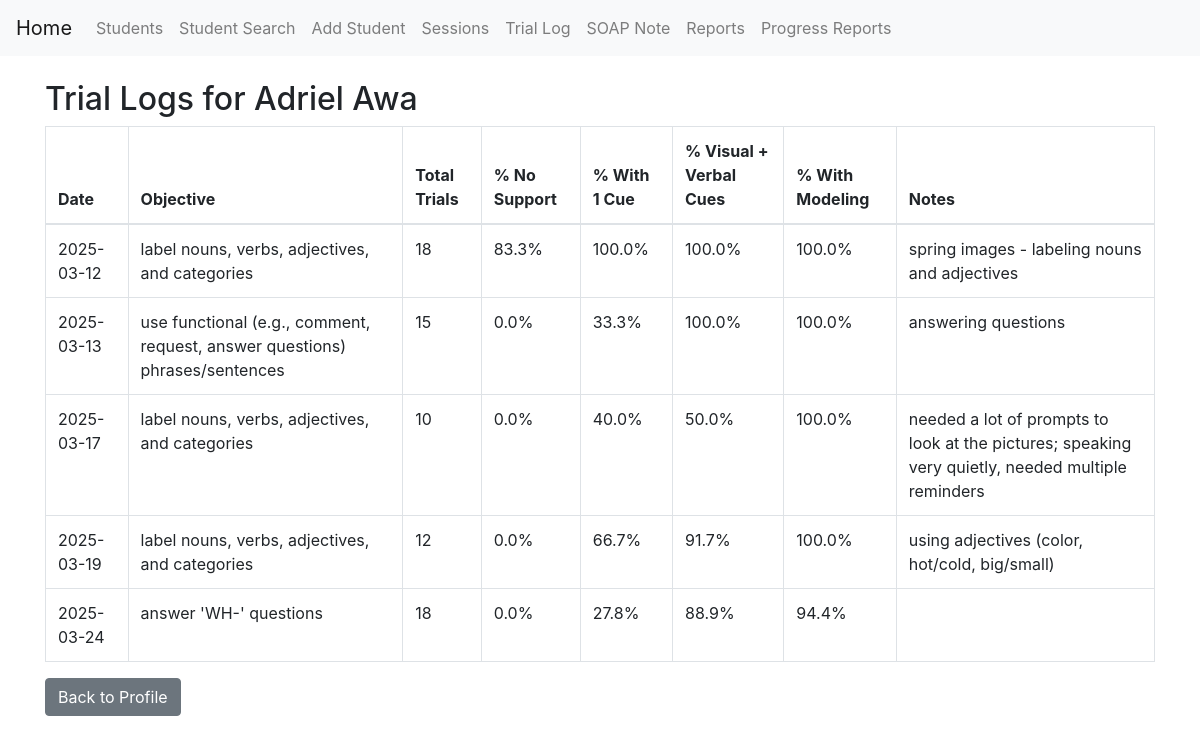
Page /student/5/trial_logs on the committed database.
### models.py (models this page shows)
class Student(db.Model):
    __tablename__ = 'student'
    student_id = db.Column(db.Integer, primary_key=True)
    first_name = db.Column(db.String(255), nullable=False)
    last_name = db.Column(db.String(255), nullable=False)
    reevaluation_date = db.Column(db.Date)
    annual_review_date = db.Column(db.Date)
    monthly_services = db.Column(db.String(255))
    grade = db.Column(db.String(255))
    preferred_name = db.Column(db.String(255))
    pronouns = db.Column(db.String(50))  # NEW FIELD
    active = db.Column(db.Boolean, default=True)
    sessions = db.relationship('Session', back_populates='student', cascade='all, delete-orphan')
    goals = db.relationship('Goal', back_populates='student', cascade='all, delete-orphan')
    trial_logs = db.relationship('TrialLog', back_populates='student', cascade='all, delete-orphan')  # NEW RELATIONSHIP

class TrialLog(db.Model):
    __tablename__ = 'trial_log'
    trial_log_id = db.Column(db.Integer, primary_key=True)
    student_id = db.Column(db.Integer, db.ForeignKey('student.student_id'), nullable=False)
    objective_id = db.Column(db.Integer, db.ForeignKey('objective.objective_id'), nullable=True)
    date_of_session = db.Column(db.Date, default=datetime.utcnow, nullable=False)
    correct_no_support = db.Column(db.Integer, default=0)
    correct_visual_cue = db.Column(db.Integer, default=0)
    correct_verbal_cue = db.Column(db.Integer, default=0)
    correct_visual_verbal_cue = db.Column(db.Integer, default=0)
    correct_modeling = db.Column(db.Integer, default=0)
    incorrect = db.Column(db.Integer, default=0)
    notes = db.Column(db.Text)
    student = db.relationship('Student', back_populates='trial_logs')
    objective = db.relationship('Objective', back_populates='trial_logs')
    def total_trials(self):
        return (
            self.correct_no_support +
            self.correct_visual_cue +
            self.correct_verbal_cue +
            self.correct_visual_verbal_cue +
            self.correct_modeling +
            self.incorrect
        )
    def percent_no_support(self):
        total = self.total_trials()
        return round((self.correct_no_support / total) * 100, 1) if total > 0 else 0
    def percent_with_1_cue(self):
        total = self.total_trials()
        combined = self.correct_no_support + self.correct_visual_cue + self.correct_verbal_cue
        return round((combined / total) * 100, 1) if total > 0 else 0
    def percent_visual_verbal_cues(self):
        total = self.total_trials()
        combined = (self.correct_no_support + self.correct_visual_cue +
                    self.correct_verbal_cue + self.correct_visual_verbal_cue)
        return round((combined / total) * 100, 1) if total > 0 else 0
    def percent_with_modeling(self):
        total = self.total_trials()
        combined = (self.correct_no_support + self.correct_visual_cue +
                    self.correct_verbal_cue + self.correct_visual_verbal_cue + self.correct_modeling)
        return round((combined / total) * 100, 1) if total > 0 else 0

class Objective(db.Model):
    __tablename__ = 'objective'
    objective_id = db.Column(db.Integer, primary_key=True)
    goal_id = db.Column(db.Integer, db.ForeignKey('goal.goal_id'), nullable=False)
    objective_description = db.Column(db.String(255), nullable=False)
    with_accuracy = db.Column(db.String(255))
    notes = db.Column(db.Text)  # NEW
    active = db.Column(db.Boolean, default=True)  # NEW
    goal = db.relationship('Goal', back_populates='objectives')
    sessions = db.relationship('Session', secondary=session_objectives_association, back_populates='objectives')
    trial_logs = db.relationship('TrialLog', back_populates='objective', cascade='all, delete-orphan')  # NEW RELATIONSHIP

### routes.py (the view)
@routes_bp.route('/student/<int:student_id>/trial_logs')
def student_trial_logs(student_id):
  student = Student.query.get_or_404(student_id)
  trial_logs = TrialLog.query.filter_by(student_id=student_id).join(Objective, isouter=True).all()
  return render_template('student_trial_logs.html', student=student, trial_logs=trial_logs)

### templates/student_trial_logs.html
{% extends "base.html" %}
{% block content %}
<h2>Trial Logs for {{ student.first_name }} {{ student.last_name }}</h2>
<table class="table table-bordered">
    <thead>
        <tr>
            <th>Date</th>
            <th>Objective</th>
            <th>Total Trials</th>
            <th>% No Support</th>
            <th>% With 1 Cue</th>
            <th>% Visual + Verbal Cues</th>
            <th>% With Modeling</th>
            <th>Notes</th>
        </tr>
    </thead>
    <tbody>
        {% for log in trial_logs %}
        <tr>
            <td>{{ log.date_of_session.strftime('%Y-%m-%d') }}</td>
            <td>{{ log.objective.objective_description if log.objective else 'N/A' }}</td>
            <td>{{ log.total_trials() }}</td>
            <td>{{ log.percent_no_support() }}%</td>
            <td>{{ log.percent_with_1_cue() }}%</td>
            <td>{{ log.percent_visual_verbal_cues() }}%</td>
            <td>{{ log.percent_with_modeling() }}%</td>
            <td>{{ log.notes or '' }}</td>
        </tr>
        {% endfor %}
    </tbody>
</table>
<a href="{{ url_for('routes.student_info', student_id=student.student_id) }}" class="btn btn-secondary">Back to Profile</a>
{% endblock %}

### rows in the picture
Student: first_name "Adriel", last_name "Awa"
TrialLog: date_of_session "2025-03-12", objective "label nouns, verbs, adjectives, and categories", total_trials "18", percent_no_support "83.3", percent_with_1_cue "100.0", percent_visual_verbal_cues "100.0", percent_with_modeling "100.0", notes "spring images - labeling nouns and adjectives"
TrialLog: date_of_session "2025-03-13", objective "use functional (e.g., comment, request, answer questions) phrases/sentences", total_trials "15", percent_no_support "0.0", percent_with_1_cue "33.3", percent_visual_verbal_cues "100.0", percent_with_modeling "100.0", notes "answering questions"
TrialLog: date_of_session "2025-03-17", objective "label nouns, verbs, adjectives, and categories", total_trials "10", percent_no_support "0.0", percent_with_1_cue "40.0", percent_visual_verbal_cues "50.0", percent_with_modeling "100.0", notes "needed a lot of prompts to look at the pictures; speaking very quietly, needed multiple reminders"
TrialLog: date_of_session "2025-03-19", objective "label nouns, verbs, adjectives, and categories", total_trials "12", percent_no_support "0.0", percent_with_1_cue "66.7", percent_visual_verbal_cues "91.7", percent_with_modeling "100.0", notes "using adjectives (color, hot/cold, big/small)"
TrialLog: date_of_session "2025-03-24", objective "answer 'WH-' questions", total_trials "18", percent_no_support "0.0", percent_with_1_cue "27.8", percent_visual_verbal_cues "88.9", percent_with_modeling "94.4"
